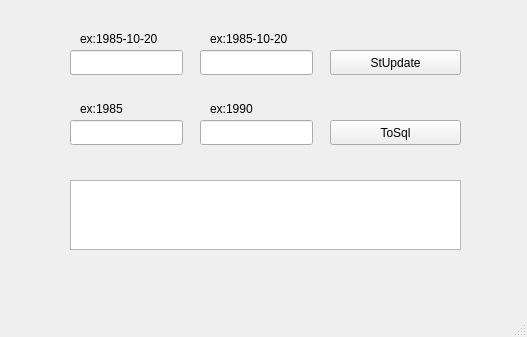
<?xml version="1.0" encoding="UTF-8"?>
<ui version="4.0">
 <class>UpdateWindow</class>
 <widget class="QMainWindow" name="UpdateWindow">
  <property name="geometry">
   <rect>
    <x>0</x>
    <y>0</y>
    <width>527</width>
    <height>337</height>
   </rect>
  </property>
  <property name="windowTitle">
   <string>MainWindow</string>
  </property>
  <widget class="QWidget" name="centralwidget">
   <widget class="QLineEdit" name="lineEdit">
    <property name="geometry">
     <rect>
      <x>70</x>
      <y>50</y>
      <width>113</width>
      <height>25</height>
     </rect>
    </property>
   </widget>
   <widget class="QPushButton" name="pushButton_2">
    <property name="geometry">
     <rect>
      <x>330</x>
      <y>50</y>
      <width>131</width>
      <height>25</height>
     </rect>
    </property>
    <property name="text">
     <string>StUpdate</string>
    </property>
   </widget>
   <widget class="QLineEdit" name="lineEdit_2">
    <property name="geometry">
     <rect>
      <x>200</x>
      <y>50</y>
      <width>113</width>
      <height>25</height>
     </rect>
    </property>
   </widget>
   <widget class="QLabel" name="label">
    <property name="geometry">
     <rect>
      <x>80</x>
      <y>30</y>
      <width>101</width>
      <height>17</height>
     </rect>
    </property>
    <property name="text">
     <string>ex:1985-10-20</string>
    </property>
   </widget>
   <widget class="QLabel" name="label_2">
    <property name="geometry">
     <rect>
      <x>210</x>
      <y>30</y>
      <width>101</width>
      <height>17</height>
     </rect>
    </property>
    <property name="text">
     <string>ex:1985-10-20</string>
    </property>
   </widget>
   <widget class="QTextEdit" name="textEdit">
    <property name="geometry">
     <rect>
      <x>70</x>
      <y>180</y>
      <width>391</width>
      <height>70</height>
     </rect>
    </property>
   </widget>
   <widget class="QLabel" name="label_3">
    <property name="geometry">
     <rect>
      <x>210</x>
      <y>100</y>
      <width>101</width>
      <height>17</height>
     </rect>
    </property>
    <property name="text">
     <string>ex:1990</string>
    </property>
   </widget>
   <widget class="QLabel" name="label_4">
    <property name="geometry">
     <rect>
      <x>80</x>
      <y>100</y>
      <width>101</width>
      <height>17</height>
     </rect>
    </property>
    <property name="text">
     <string>ex:1985</string>
    </property>
   </widget>
   <widget class="QPushButton" name="pushButton_3">
    <property name="geometry">
     <rect>
      <x>330</x>
      <y>120</y>
      <width>131</width>
      <height>25</height>
     </rect>
    </property>
    <property name="text">
     <string>ToSql</string>
    </property>
   </widget>
   <widget class="QLineEdit" name="lineEdit_3">
    <property name="geometry">
     <rect>
      <x>70</x>
      <y>120</y>
      <width>113</width>
      <height>25</height>
     </rect>
    </property>
   </widget>
   <widget class="QLineEdit" name="lineEdit_4">
    <property name="geometry">
     <rect>
      <x>200</x>
      <y>120</y>
      <width>113</width>
      <height>25</height>
     </rect>
    </property>
   </widget>
  </widget>
  <widget class="QMenuBar" name="menubar">
   <property name="geometry">
    <rect>
     <x>0</x>
     <y>0</y>
     <width>527</width>
     <height>22</height>
    </rect>
   </property>
  </widget>
  <widget class="QStatusBar" name="statusbar"/>
 </widget>
 <resources/>
 <connections/>
</ui>
